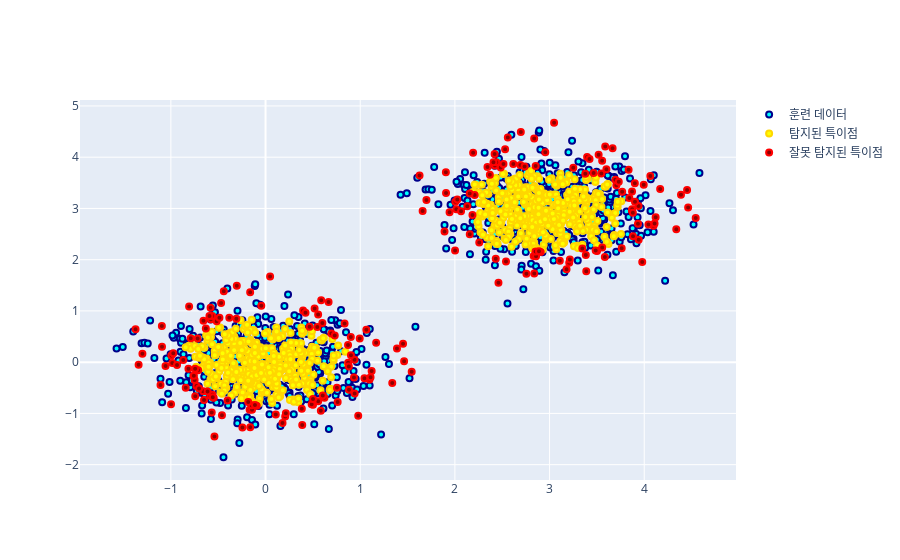

The cell this chart's notebook holds for it:
### Code cell
import plotly.graph_objects as go

fig = go.Figure()
fig.add_trace(
    go.Scatter(
        x=X_train['x'],
        y=X_train['y'],
        mode='markers',
        marker=dict(
            color='Aqua',
            line=dict(
                color='DarkBlue',
                width=2
            )
        ),
        name='훈련 데이터'
    )
)
fig.add_trace(
    go.Scatter(
        x=X_test.loc[X_test.pred == 1, ['x']].x,
        y=X_test.loc[X_test.pred == 1, ['y']].y,
        mode='markers',
        marker=dict(
            color='Yellow',
            line=dict(
                color='Gold',
                width=2
            )
        ),
        name='탐지된 특이점'
    )
)
fig.add_trace(
    go.Scatter(
        x=X_test.loc[X_test.pred == -1, ['x']].x,
        y=X_test.loc[X_test.pred == -1, ['y']].y,
        mode='markers',
        marker=dict(
            color='DarkRed',
            line=dict(
                color='Red',
                width=2
            )
        ),
        name='잘못 탐지된 특이점'
    )
)
fig.show()

### Figure 1 — Plotly figure (JSON) as saved in the notebook; plotly's stock layout.template omitted (floating-point values rounded to 4 significant figures; data arrays with more than 128 entries replaced by an {"elided": "..."} marker saying what was removed)
{"data": [{"marker": {"color": "Aqua", "line": {"color": "DarkBlue", "width": 2}}, "mode": "markers", "name": "훈련 데이터", "type": "scatter", "x": {"elided": "1000 float values"}, "y": {"elided": "1000 float values"}}, {"marker": {"color": "Yellow", "line": {"color": "Gold", "width": 2}}, "mode": "markers", "name": "탐지된 특이점", "type": "scatter", "x": {"elided": "791 float values"}, "y": {"elided": "791 float values"}}, {"marker": {"color": "DarkRed", "line": {"color": "Red", "width": 2}}, "mode": "markers", "name": "잘못 탐지된 특이점", "type": "scatter", "x": {"elided": "209 float values"}, "y": {"elided": "209 float values"}}], "layout": {}}
